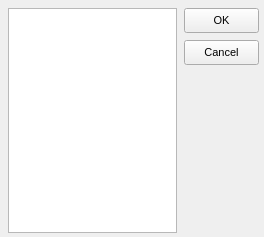
<?xml version="1.0" encoding="UTF-8"?>
<ui version="4.0">
  <class>MDISelectClass</class>
  <widget class="QWidget" name="MDISelectClass">
    <property name="geometry">
      <rect>
        <x>0</x>
        <y>0</y>
        <width>264</width>
        <height>237</height>
      </rect>
    </property>
    <property name="windowTitle">
      <string>MDISelectClass</string>
    </property>
    <property name="font">
      <font>
        <family>MS Sans Serif</family>
        <pointsize>8</pointsize>
      </font>
    </property>
    <!-- vcl-BorderStyle: bsDialog → set windowFlags Qt::Dialog in constructor -->
    <widget class="QPushButton" name="Button1">
      <property name="geometry">
        <rect>
          <x>184</x>
          <y>8</y>
          <width>75</width>
          <height>25</height>
        </rect>
      </property>
      <property name="windowTitle">
        <string>OK</string>
      </property>
      <property name="text">
        <string>OK</string>
      </property>
    </widget>
    <widget class="QPushButton" name="Button2">
      <property name="geometry">
        <rect>
          <x>184</x>
          <y>40</y>
          <width>75</width>
          <height>25</height>
        </rect>
      </property>
      <property name="windowTitle">
        <string>Cancel</string>
      </property>
      <property name="text">
        <string>Cancel</string>
      </property>
    </widget>
    <widget class="QListWidget" name="ListBox1">
      <property name="geometry">
        <rect>
          <x>8</x>
          <y>8</y>
          <width>169</width>
          <height>225</height>
        </rect>
      </property>
    </widget>
  </widget>
  <resources/>
  <connections/>
</ui>
